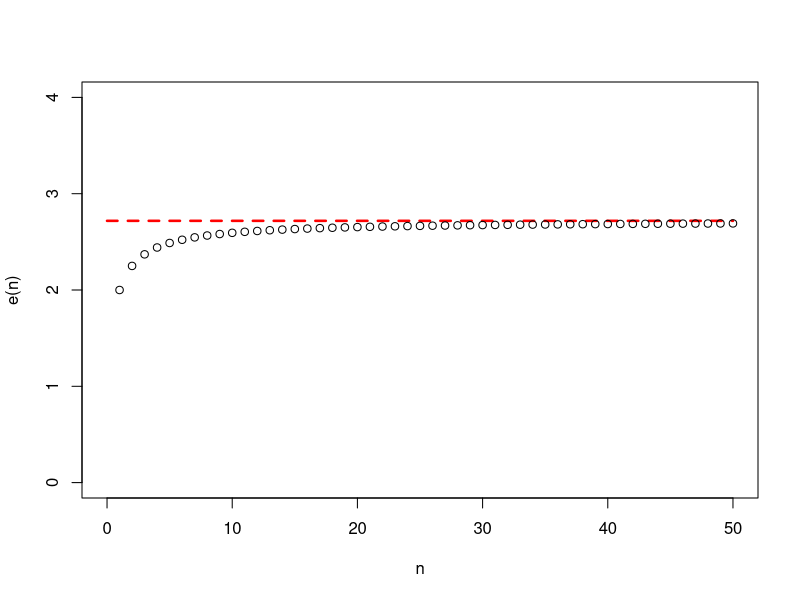

Source code (R): (Note: this script raises an error after producing the figure.)
## ---- chunk 1
knitr::opts_chunk$set(echo = TRUE)
## ---- chunk 2
n = 81
n

# premier exemple : n est-il pair ?
if (n%%2 == 0){
  print('Pair')
} else {
  print('Impair')
}

# deuxième exemple : n est-il un carré parfait ?
if (sqrt(n) == as.integer(sqrt(n))){
  print('Carré parfait')
} else {
  print('Pas un carré parfait')
}
## ---- chunk 3
# exemple : illustrer la convergence de la suite des (1 + 1/n)^n vers e

# création d'un graphique vide :
plot(NULL, xlim = c(0, 50), ylim = c(0, 4), xlab = 'n', ylab = 'e(n)')

# tracé, en pointillés, d'une droite horizontale à y = e :
x = seq(0, 50, length.out = 1000)
lines(x = x, y = rep(exp(1), 1000), col = 'red', lwd = 2.5, lty = 2)

# ajout des points correpondant à la suite :
for (n in c(1:50)){
  e = (1 + 1/n)**n
  points(x = n, y = e)
}
## ---- chunk 4
# créons un programme capable de déterminer la puissance de 2 dans la décomposition en produit de facteurs premiers d'un nombre n :
n = 48
k = 0

while (n%%2 == 0){
  k = k+1
  n = n/2
}

k
## ---- chunk 5
# on reprend le programme exemple de la boucle while : 

n = 48
k = 0

repeat{
  if (n%%2 == 1) break
  k = k+1
  n = n/2
}

k
## ---- chunk 6
# en reprenant à nouveau l'exemple précédent, on crée une fonction capable de donner, pour n'importe quel nombre, la puissance de 2 dans sa décomposition en produit de facteurs premiers :

puiss_2 = function(n){
  k=0
  
  while (n%%2 == 0){
  k = k+1
  n = n/2
  }
  return(k)
}

puiss_2(48)
puiss_2(6)
## ---- chunk 7
# on se propose de recoder la fonction factorial, qui calcule n! pour un nombre n donné.
# ici, si l'argument de la fonction est un nombre entier, elle s'exécute ; si c'est un décimal, elle affiche un avertissement, et prend l'arrondi ; si c'est un nombre négatif, elle s'arrête avec un message d'erreur.

fact = function(n){
  if (n != as.integer(n)){
    warning("Nombre décimal, arrondi à l'entier le plus proche \n")
    n = floor(n)
  }
  if (n == 0){
    return(1)
  }
  if (n < 0){
    stop('Factorielle non définie pour des nombres négatifs')
  }
  k = 1
  for (i in c(1:n)){
    k = k*i
  }
  return(k)
}

fact(0)
fact(5)
fact(4.3)
## ---- chunk 8
fact(-1)
